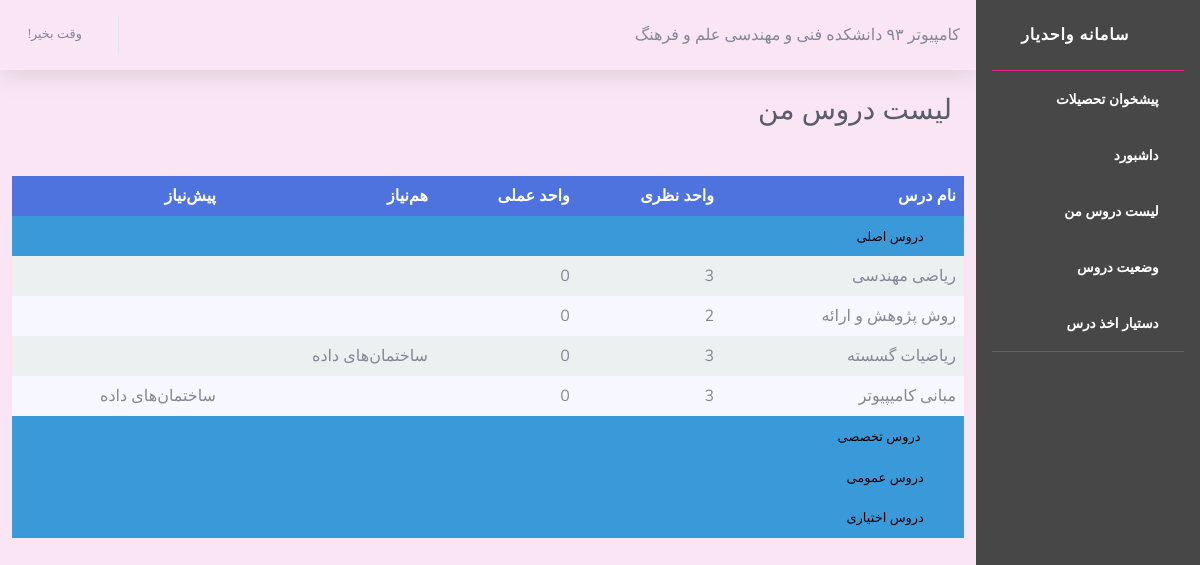
The page /courseList/1/ on the database its author committed.
### core/models.py (models this page shows, shortened)
class Study(models.Model):
    student = models.ForeignKey(
        User,
        on_delete=models.CASCADE,
        verbose_name="دانشجو"
    )
    chart = models.ForeignKey(
        'Chart',
        on_delete=models.CASCADE,
        verbose_name="چارت"
    )
    class Meta:
        verbose_name=u'مقطع تحصیلی '
        verbose_name_plural=u'مقاطع تحصیلی '

class Chart(models.Model):
    title = models.CharField(verbose_name="عنوان چارت" ,max_length = 40)
    is_active = models.BooleanField(verbose_name="فعال بودن")
    degree = models.IntegerField(choices=DEGREE_TYPE_CHOISES, verbose_name="مقطع تحصیلی")
    acceptance_date = models.DateField(verbose_name="تاریخ تصویب")
    course = models.ManyToManyField("Course" , null=True , blank=True)
    faculty = models.ForeignKey(
        'Faculty',
        on_delete=models.CASCADE,
        verbose_name="دانشکده"
    )
    class Meta:
        verbose_name=u'چارت تحصیلی '
        verbose_name_plural=u'چارت‌های تحصیلی'
    def __str__(self):
        return f" {self.title} دانشکده {self.faculty}"

class Faculty(models.Model):
    name = models.CharField(verbose_name="نام دانشکده" , max_length = 40)
    university = models.ForeignKey(
        'University',
        on_delete=models.CASCADE,
        verbose_name="نام دانشگاه"
    )
    class Meta:
        verbose_name=u'دانشکده '
        verbose_name_plural=u'دانشکده‌ها '
    def __str__(self):
        return f"{self.name} {self.university.name}"

class University(models.Model):
    name = models.CharField(verbose_name="نام دانشگاه", max_length = 40)
    has_associates_degree = models.NullBooleanField(verbose_name="مقطع کاردانی")
    has_bachelors_degree = models.NullBooleanField(verbose_name="مقطع کارشناسی")
    has_masters_degree = models.NullBooleanField(verbose_name="مقطع کارشناسی ارشد")
    has_doctorate_degree = models.NullBooleanField(verbose_name="مقطع دکتری")
    class Meta:
        verbose_name=u' دانشگاه'
        verbose_name_plural=u'دانشگاه‌ها '

class Course(models.Model):
    title = models.CharField(verbose_name="عنوان",max_length = 20)
    course_type = models.IntegerField(choices=COURSE_TYPE_CHOISES, verbose_name="نوع درس")
    vahed_nazari = models.IntegerField(verbose_name="تعداد واحد نظری")
    vahed_amali = models.IntegerField(verbose_name="تعداد واحد عملی")
    corequisite_courses = models.ManyToManyField( #همنیاز
        'self',
        verbose_name="هم‌نیاز",
        related_name="corequisites",
        blank=True
    )
    prerequisite_courses = models.ManyToManyField(
        'self',
        verbose_name="پیش‌نیاز",
        related_name="prerequisites",
        blank=True
    )
    class Meta:
        verbose_name=u'درس '
        verbose_name_plural=u'درس‌ها '
    def __str__(self):
        return f"{self.title}"

### core/views.py (the view)
# urls.py: path('courseList/<int:study_id>/', views.get_courseList, name='courseList'),
def get_courseList(request, study_id):
    if request.method == "GET":
        study = Study.objects.get(pk=study_id)
        request.session['study_id'] = study_id
        courses = Course.objects.all()
        return render(request, 'core/CourseList.html', {
            'courses': courses,
            'study': study
        })

### core/templates/core/CourseList.html (shortened to what this page needs)
{% extends "core/layout.html" %}
{% block edu %}
{{ study.chart }}
{% endblock edu %}
{% block content %}
        <div class="container-fluid">
          <div class="text-right mb-4">
            <h1 class="h3 mb-5 text-gray-800">لیست دروس من</h1>
          </div>
          <div class="row text-right table-responsive-sm table-responsive-md">
              <table class="custom-table">
                  <thead>
                      <tr>
                          <th>نام درس</th>
                          <th>واحد نظری</th>
                          <th>واحد عملی</th>
                          <th> هم‌نیاز</th>
                          <th> پیش‌نیاز</th>
                      </tr>
                  </thead>
                  <tbody>
                      <tr>
                          <td colspan="20" class="page-header"><button type="button" class="tbtn"><i class="fa fa-plus-circle fa-minus-circle ml-3"></i>دروس اصلی</button> </td>
                      </tr>
                      {% for course in courses %}
                      {% if course.course_type == 1 %}
                        <tr class="toggler toggler1">
                            <td>{{course.title}} </td>
                            <td>{{course.vahed_nazari}}</td>
                            <td>{{course.vahed_amali}}</td>
                            <td>
                                {% for coreq in course.corequisite_courses.all %}
                                {{ coreq }}
                                {% endfor %}
                            </td>
                            <td>
                                {% for prereq in course.prerequisite_courses.all %}
                                {{ prereq }}
                                {% endfor %}
                            </td>
                        </tr>
                      {% endif %}
                      {% endfor %}
                  </tbody>
                  <tbody>
                      <tr>
                          <td colspan="20" class="page-header"><button type="button" class="tbtn"><i class="fa fa-plus-circle ml-3"></i> دروس تخصصی</button></td>
                      </tr>
                  </tbody>
                  <tbody>
                      <tr>
                          <td colspan="20" class="page-header"><button type="button" class="tbtn"><i class="fa fa-plus-circle  ml-3"></i>دروس عمومی </button></td>
                      </tr>
                  </tbody>
                   <tbody>
                      <tr>
                          <td colspan="20" class="page-header"><button type="button" class="tbtn"><i class="fa fa-plus-circle  ml-3"></i>دروس اختیاری </button></td>
                      </tr>
                  </tbody>
              </table>
          </div>
        </div>
 {% endblock content %}

### core/static/core/css/main.css (style rules this page uses)
body { direction: rtl; }
.custom-table { border-collapse: collapse; width: 100%; }
.custom-table th, .custom-table td { text-align: right; padding: 8px; }
.custom-table th { color: #fff }
.custom-table tr:nth-child(odd) { background-color: #f7f7ff }
.custom-table>thead>tr { background-color: #4e73df !important }
.tbtn { border: 0; outline: 0; background-color: transparent; font-size: 13px; cursor: pointer }
.toggler { display: none }
.toggler1 { display: table-row; }
.page-header { background-color: #3a99d9; }
tbody { background: #ecf0f1; }

### rows shown on the page
Study: chart "کامپیوتر ۹۳ دانشکده فنی و مهندسی علم و فرهنگ"
Course: title "ریاضی مهندسی", vahed_nazari "3", vahed_amali "0"
Course: title "روش پژوهش و ارائه", vahed_nazari "2", vahed_amali "0"
Course: title "ریاضیات گسسته", vahed_nazari "3", vahed_amali "0"
Course: title "ساختما‌ن‌های داده"
Course: title "مبانی کامیپیوتر", vahed_nazari "3", vahed_amali "0"
